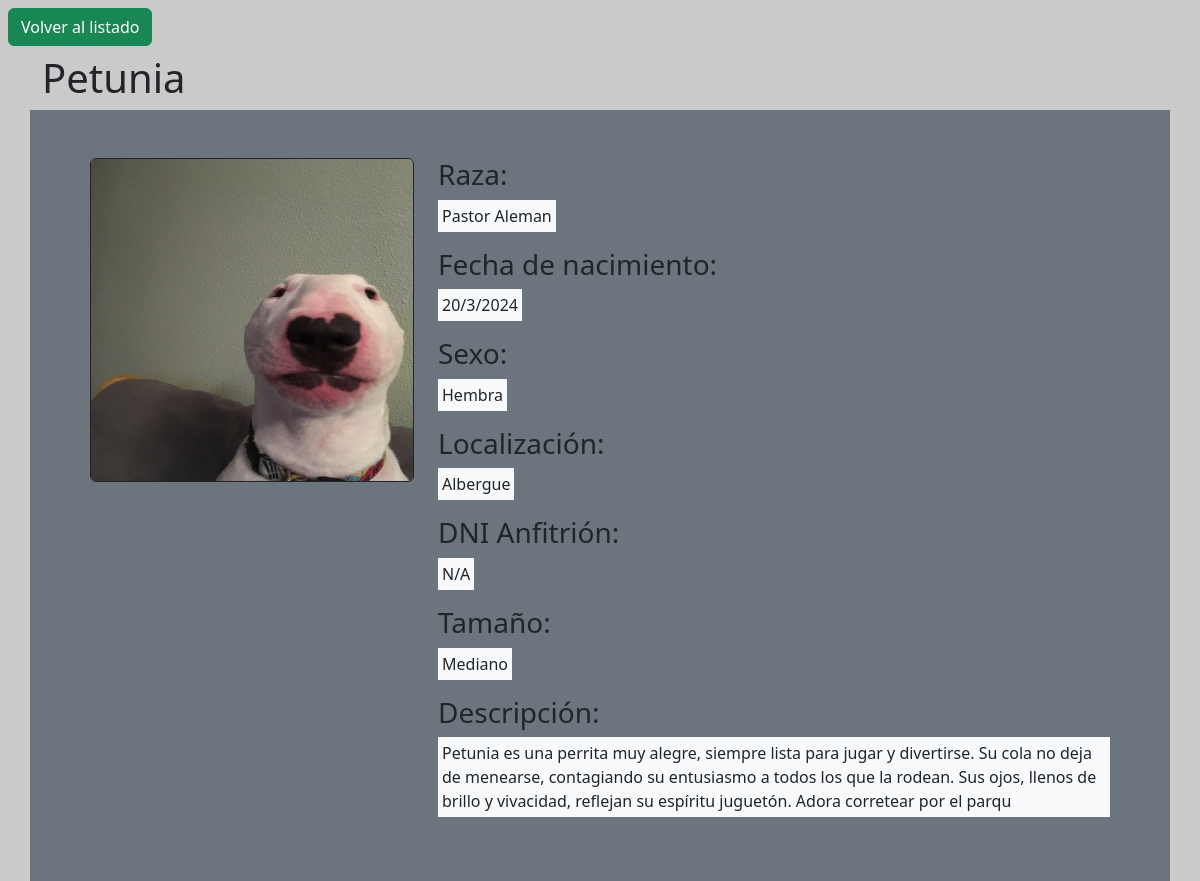
The page /php/info_mascota.php?idMascota=2 on the database its author committed.
### tables this page shows
CREATE TABLE mascota (
    ID INT PRIMARY KEY AUTO_INCREMENT,
    Nombre VARCHAR(15) NOT NULL UNIQUE,
    Raza VARCHAR(20) NOT NULL,
    Tamanio ENUM('Grande', 'Pequeño', 'Mediano') NOT NULL,
    FechaRegistro DATETIME NOT NULL DEFAULT CURRENT_TIMESTAMP,
    FechaSalida DATE,
    FechaNacimiento DATE,
    Sexo ENUM('Macho', 'Hembra') NOT NULL,
    Localizacion ENUM('albergue', 'acogida') NOT NULL,
    Foto VARCHAR(255),
    Descripcion VARCHAR(255)
);

### php/inc/mysql.inc.php (called while the page is built, shortened)
<?php
$mysqli = new mysqli("localhost:3307", "root", "", "albergue");
if (isset($_GET["idMascota"])) {
    $idMascota = $_GET["idMascota"];
    $query = "SELECT * FROM albergue.mascota WHERE id=$idMascota;";
    $table = $mysqli->query($query);
    $query = "SELECT * FROM albergue.anfitrion_acoge_mascota WHERE mascota=$idMascota;";
    $tableAnfitrion = $mysqli->query($query);
}

### php/info_mascota.php (the view, shortened to what this page needs)
<?php
include 'inc/func.inc.php';
include 'inc/mysql.inc.php';
$infoMascota = $table->fetch_assoc();
$infoAnfitrion = $tableAnfitrion->fetch_assoc();
?>
<main>
    <a href="./index.php" class="btn btn-success m-2">Volver al listado</a>
    <section class="container">
        <div class="row">
            <h1><?php echo $infoMascota["Nombre"] ?></h1>
        </div>
        <div class="row bg-secondary p-5">
            <div class="col-12 col-lg-4">
                <img class="img-fluid border border-dark rounded" src="../mediabd/<?php echo $infoMascota["Foto"] ?>" alt="Foto de <?php echo $infoMascota["Nombre"] ?>.">
            </div>
            <div id="info" class="col-12 col-lg-8">
                <h3>Raza: </h3>
                <p class="bg-light p-1 d-inline-block"><?php echo $infoMascota["Raza"]; ?></p>
                <h3>Fecha de nacimiento: </h3>
                <p class="bg-light p-1 d-inline-block"><?php echo $infoMascota["FechaNacimiento"]; ?></p>
                <h3>Sexo: </h3>
                <p class="bg-light p-1 d-inline-block"><?php echo $infoMascota["Sexo"]; ?></p>
                <h3>Localización:</h3>
                <p class="bg-light p-1 d-inline-block"><?php echo ucfirst($infoMascota["Localizacion"]); ?></p>
                <h3 class="anfitrion">DNI Anfitrión: </h3>
                <p class="anfitrion bg-light p-1 d-inline-block">
                    <?php if ($infoAnfitrion) {
                        echo $infoAnfitrion["Anfitrion"];
                    } else {
                        echo "N/A";
                    } ?>
                </p>
                <h3>Tamaño: </h3>
                <p class="bg-light p-1 d-inline-block"><?php echo $infoMascota["Tamanio"]; ?></p>
                <h3>Descripción: </h3>
                <p class="bg-light p-1 d-inline-block"><?php echo $infoMascota["Descripcion"]; ?></p>
            </div>
        </div>
    </section>
</main>

### php/style.css (style rules this page uses)
body { background-color: #cacaca; }

### rows shown on the page
mascota: Nombre "Petunia", Foto (picture), Raza "Pastor Aleman", Sexo "Hembra", Localizacion "Albergue", Tamanio "Mediano", Descripcion "Petunia es una perrita muy alegre, siempre lista para jugar y divertirse. Su cola no deja de menearse, contagiando su entusiasmo a todos los que la rodean. Sus ojos, llenos de brillo y vivacidad, reflejan su espíritu juguetón. Adora corretear por el parqu"
